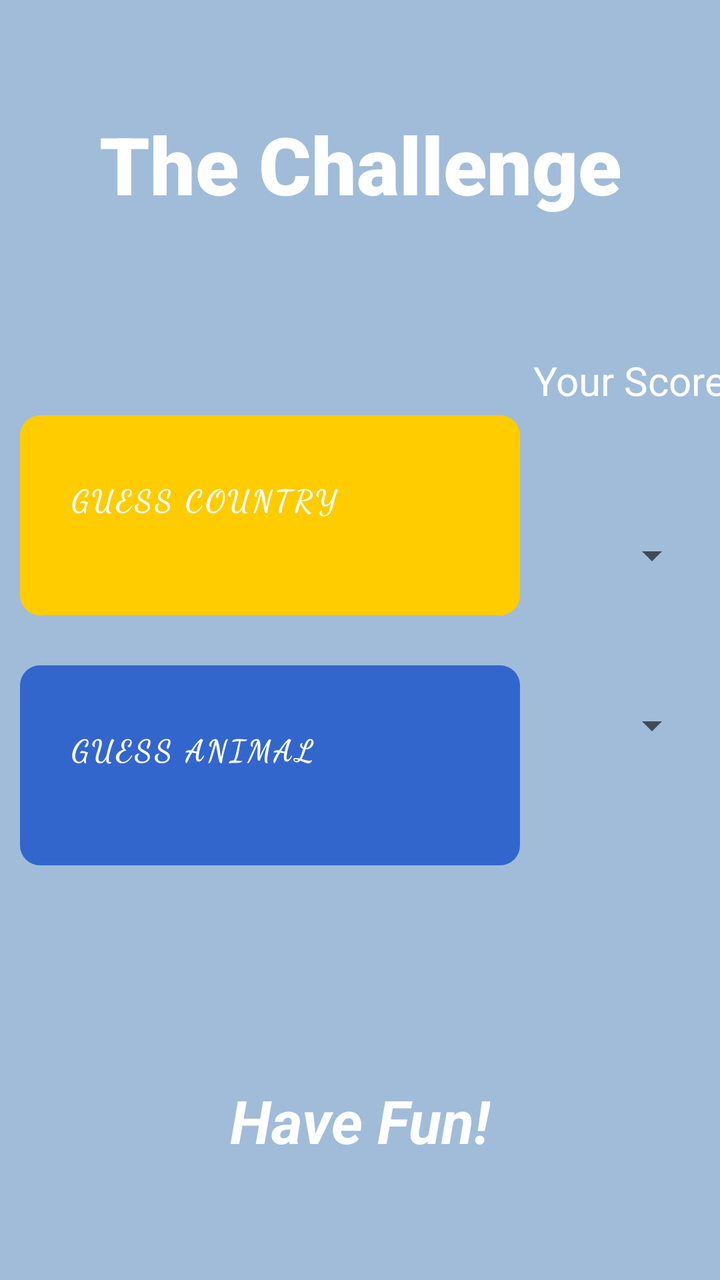
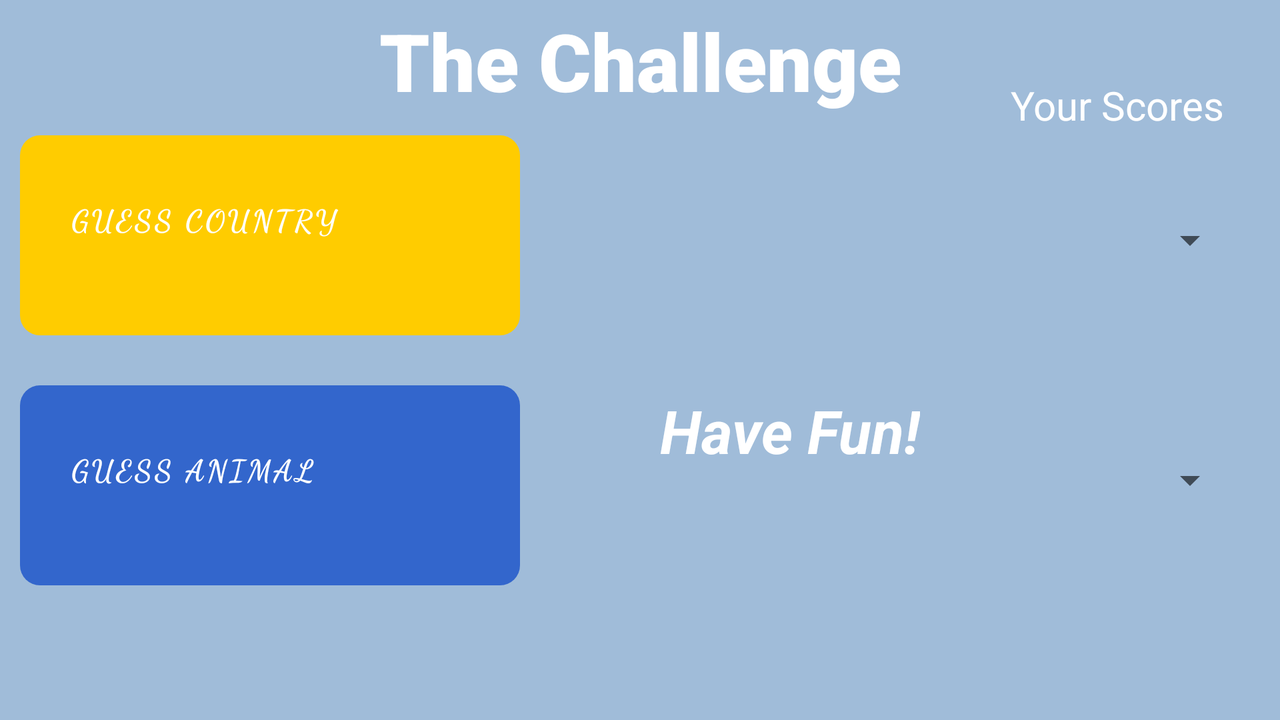

An Android layout and its configuration variant, each rendered on a device that would load it. The default file and the variant file are quoted in full after the pictures.
<!-- AndroidManifest.xml: application theme Theme.TheChallenge -->
<!-- res/layout/activity_main.xml -->
<?xml version="1.0" encoding="utf-8"?>
<androidx.constraintlayout.widget.ConstraintLayout xmlns:android="http://schemas.android.com/apk/res/android"
    xmlns:app="http://schemas.android.com/apk/res-auto"
    xmlns:tools="http://schemas.android.com/tools"
    android:layout_width="match_parent"
    android:layout_height="match_parent"
    android:background="#A0BCD9"
    tools:context=".App1">

    <TextView
        android:id="@+id/app_name"
        android:layout_width="wrap_content"
        android:layout_height="wrap_content"
        android:layout_marginTop="24dp"
        android:layout_marginBottom="500dp"
        android:fontFamily="sans-serif-black"
        android:padding="10dp"
        android:text="@string/app_name"
        android:textColor="@color/white"
        android:textSize="40sp"
        app:layout_constraintBottom_toBottomOf="parent"
        app:layout_constraintEnd_toEndOf="parent"
        app:layout_constraintStart_toStartOf="parent"
        app:layout_constraintTop_toTopOf="parent" />


    <LinearLayout
        android:id="@+id/linearLayout"
        android:layout_width="wrap_content"
        android:layout_height="wrap_content"
        android:orientation="vertical"
        app:layout_constraintBottom_toBottomOf="parent"
        app:layout_constraintStart_toStartOf="parent"
        app:layout_constraintTop_toTopOf="parent">

        <RelativeLayout
            android:layout_width="250dp"
            android:layout_height="100dp"
            android:layout_gravity="left"
            android:layout_marginLeft="10dp"
            android:background="@drawable/cardbackground_1">

            <Button
                android:id="@+id/start_btn"
                android:layout_width="250dp"
                android:layout_height="100dp"
                android:background="#00000000"
                android:fontFamily="cursive"
                android:gravity="left"
                android:padding="25dp"
                android:text="@string/app1"
                android:textColor="@color/white"
                android:textStyle="bold"
                android:textSize="15sp" />

            <ImageView
                android:layout_width="76dp"
                android:layout_height="68dp"
                android:layout_alignParentRight="true"
                android:layout_gravity="right"
                android:layout_marginTop="0dp"
                android:src="@drawable/map" />

        </RelativeLayout>

        <Space
            android:layout_width="match_parent"
            android:layout_height="wrap_content"
            android:minHeight="25dp" />

        <RelativeLayout
            android:layout_width="250dp"
            android:layout_height="100dp"
            android:layout_gravity="left"
            android:layout_marginLeft="10dp"
            android:background="@drawable/cardbackground_2">

            <Button
                android:id="@+id/start2_btn"
                android:layout_width="match_parent"
                android:layout_height="match_parent"
                android:background="#00000000"
                android:fontFamily="cursive"
                android:gravity="left"
                android:padding="25dp"
                android:text="@string/app2"
                android:textColor="@color/white"
                android:textStyle="bold"
                android:textSize="15sp" />

            <ImageView
                android:layout_width="149dp"
                android:layout_height="73dp"
                android:layout_alignParentRight="true"
                android:layout_marginRight="-16dp"
                android:src="@drawable/whale" />


        </RelativeLayout>


    </LinearLayout>

    <LinearLayout
        android:layout_width="wrap_content"
        android:layout_height="wrap_content"
        android:orientation="vertical"
        android:paddingRight="10dp"
        app:layout_constraintBottom_toBottomOf="parent"
        app:layout_constraintEnd_toEndOf="parent"
        app:layout_constraintTop_toTopOf="parent">


        <Spinner
            android:id="@+id/spinner1"
            android:layout_width="wrap_content"
            android:layout_height="wrap_content"
            android:elegantTextHeight="true"
            android:padding="30dp"
            android:outlineSpotShadowColor="@color/white"
            android:outlineAmbientShadowColor="@color/white"
            android:textStyle="bold" />

        <Space
            android:layout_width="match_parent"
            android:layout_height="wrap_content"
            android:minHeight="25dp"/>

        <Spinner
            android:id="@+id/spinner2"
            android:layout_width="wrap_content"
            android:layout_height="wrap_content"
            android:elegantTextHeight="true"
            android:padding="30dp"
            android:textStyle="bold" />

    </LinearLayout>

    <TextView
        android:id="@+id/result"
        android:layout_width="wrap_content"
        android:layout_height="wrap_content"
        android:layout_marginTop="480dp"
        android:text="@string/result_msg"
        android:textColor="@color/white"
        android:textSize="30sp"
        android:textStyle="bold|italic"
        app:layout_constraintBottom_toBottomOf="parent"
        app:layout_constraintEnd_toEndOf="parent"
        app:layout_constraintStart_toStartOf="parent"
        app:layout_constraintTop_toTopOf="parent" />

    <TextView
        android:id="@+id/textView3"
        android:layout_width="wrap_content"
        android:layout_height="wrap_content"
        android:layout_marginStart="280dp"
        android:layout_marginBottom="260dp"
        android:text="Your Scores"
        android:textColor="@color/white"
        style="bold|italic"
        android:textSize="20sp"
        app:layout_constraintBottom_toBottomOf="parent"
        app:layout_constraintEnd_toEndOf="parent"
        app:layout_constraintStart_toStartOf="parent"
        app:layout_constraintTop_toTopOf="parent" />
</androidx.constraintlayout.widget.ConstraintLayout>
<!-- resources referenced by this layout -->
<resources>
  <color name="white">#FFFFFFFF</color>
  <!-- drawable cardbackground_1 (drawable) -->
  <?xml version="1.0" encoding="utf-8"?>
  <shape xmlns:android="http://schemas.android.com/apk/res/android"
      android:shape="rectangle">
  
      <solid android:color="@color/amarillo"></solid>
      <corners android:radius="10dp"></corners>
  
  </shape>
  <!-- drawable cardbackground_2 (drawable) -->
  <?xml version="1.0" encoding="utf-8"?>
  <shape xmlns:android="http://schemas.android.com/apk/res/android"
      android:shape="rectangle">
  
      <solid android:color="@color/blue"></solid>
      <corners android:radius="10dp"></corners>
  
  </shape>
  <string name="app1">Guess Country</string>
  <string name="app2">Guess Animal</string>
  <string name="app_name">The Challenge</string>
  <string name="result_msg">Have Fun!</string>
  
  
      ////Guess the Country App
  <style name="Theme.TheChallenge" parent="Theme.MaterialComponents.DayNight.DarkActionBar">
          
          <item name="colorPrimary">@color/purple_500</item>
          <item name="colorPrimaryVariant">@color/purple_700</item>
          <item name="colorOnPrimary">@color/white</item>
          
          <item name="colorSecondary">@color/teal_200</item>
          <item name="colorSecondaryVariant">@color/teal_700</item>
          <item name="colorOnSecondary">@color/black</item>
          
          <item name="android:statusBarColor">?attr/colorPrimaryVariant</item>
          
      </style>
  <color name="amarillo">#ffcc00</color>
  <color name="blue">#3366cc</color>
  <color name="purple_500">#FF6200EE</color>
  <color name="purple_700">#FF3700B3</color>
  <color name="teal_200">#FF03DAC5</color>
  <color name="teal_700">#FF018786</color>
  <color name="black">#FF000000</color>
</resources>
<!-- res/layout-land/activity_main.xml (the repository's variant of the layout above) -->
<!-- drawn on the phone turned sideways -->
<?xml version="1.0" encoding="utf-8"?>
<androidx.constraintlayout.widget.ConstraintLayout xmlns:android="http://schemas.android.com/apk/res/android"
    xmlns:app="http://schemas.android.com/apk/res-auto"
    xmlns:tools="http://schemas.android.com/tools"
    android:layout_width="match_parent"
    android:layout_height="match_parent"
    android:background="#A0BCD9"
    tools:context=".App1">



    <LinearLayout
        android:id="@+id/linearLayout"
        android:layout_width="wrap_content"
        android:layout_height="wrap_content"
        android:orientation="vertical"
        app:layout_constraintBottom_toBottomOf="parent"
        app:layout_constraintStart_toStartOf="parent"
        app:layout_constraintTop_toTopOf="parent">

        <RelativeLayout
            android:layout_width="250dp"
            android:layout_height="100dp"
            android:layout_gravity="left"
            android:layout_marginLeft="10dp"
            android:background="@drawable/cardbackground_1">

            <Button
                android:id="@+id/start_btn"
                android:layout_width="250dp"
                android:layout_height="100dp"
                android:background="#00000000"
                android:fontFamily="cursive"
                android:gravity="left"
                android:padding="25dp"
                android:text="@string/app1"
                android:textColor="@color/white"
                android:textStyle="bold"
                android:textSize="15sp" />

            <ImageView
                android:layout_width="76dp"
                android:layout_height="68dp"
                android:layout_alignParentRight="true"
                android:layout_gravity="right"
                android:layout_marginTop="0dp"
                android:src="@drawable/map" />

        </RelativeLayout>

        <Space
            android:layout_width="match_parent"
            android:layout_height="wrap_content"
            android:minHeight="25dp" />

        <RelativeLayout
            android:layout_width="250dp"
            android:layout_height="100dp"
            android:layout_gravity="left"
            android:layout_marginLeft="10dp"
            android:background="@drawable/cardbackground_2">

            <Button
                android:id="@+id/start2_btn"
                android:layout_width="match_parent"
                android:layout_height="match_parent"
                android:background="#00000000"
                android:fontFamily="cursive"
                android:gravity="left"
                android:padding="25dp"
                android:text="@string/app2"
                android:textColor="@color/white"
                android:textStyle="bold"
                android:textSize="15sp" />

            <ImageView
                android:layout_width="149dp"
                android:layout_height="73dp"
                android:layout_alignParentRight="true"
                android:layout_marginRight="-16dp"
                android:src="@drawable/whale" />


        </RelativeLayout>


    </LinearLayout>

    <LinearLayout
        android:id="@+id/linearLayout2"
        android:layout_width="wrap_content"
        android:layout_height="wrap_content"
        android:orientation="vertical"
        android:paddingRight="10dp"
        app:layout_constraintBottom_toBottomOf="parent"
        app:layout_constraintEnd_toEndOf="parent"
        app:layout_constraintTop_toTopOf="parent">


    </LinearLayout>



    <TextView
        android:id="@+id/textView3"
        style="bold|italic"
        android:layout_width="wrap_content"
        android:layout_height="wrap_content"
        android:layout_marginStart="280dp"
        android:layout_marginBottom="260dp"
        android:text="Your Scores"
        android:textColor="@color/white"
        android:textSize="20sp"
        app:layout_constraintBottom_toBottomOf="parent"
        app:layout_constraintEnd_toEndOf="parent"
        app:layout_constraintHorizontal_bias="0.889"
        app:layout_constraintStart_toStartOf="parent"
        app:layout_constraintTop_toTopOf="parent"
        app:layout_constraintVertical_bias="0.532" />

    <Spinner
        android:id="@+id/spinner1"
        android:layout_width="wrap_content"
        android:layout_height="wrap_content"
        android:layout_marginStart="550dp"
        android:layout_marginBottom="120dp"
        android:elegantTextHeight="true"
        android:outlineAmbientShadowColor="@color/white"
        android:outlineSpotShadowColor="@color/white"
        android:padding="30dp"
        android:textStyle="bold"
        app:layout_constraintBottom_toBottomOf="parent"
        app:layout_constraintEnd_toEndOf="parent"
        app:layout_constraintStart_toStartOf="parent"
        app:layout_constraintTop_toTopOf="parent" />

    <Spinner
        android:id="@+id/spinner2"
        android:layout_width="wrap_content"
        android:layout_height="wrap_content"
        android:layout_marginStart="550dp"
        android:layout_marginTop="120dp"
        android:elegantTextHeight="true"
        android:padding="30dp"
        android:textStyle="bold"
        app:layout_constraintBottom_toBottomOf="parent"
        app:layout_constraintEnd_toEndOf="parent"
        app:layout_constraintStart_toStartOf="parent"
        app:layout_constraintTop_toTopOf="parent" />

    <Space
        android:id="@+id/space"
        android:layout_width="match_parent"
        android:layout_height="wrap_content"
        android:minHeight="25dp"
        app:layout_constraintBottom_toBottomOf="parent"
        app:layout_constraintTop_toTopOf="parent"
        tools:layout_editor_absoluteX="-16dp" />

    <TextView
        android:id="@+id/app_name"
        android:layout_width="wrap_content"
        android:layout_height="wrap_content"
        android:layout_marginBottom="300dp"
        android:fontFamily="sans-serif-black"
        android:padding="10dp"
        android:text="@string/app_name"
        android:textColor="@color/white"
        android:textSize="40sp"
        app:layout_constraintBottom_toBottomOf="parent"
        app:layout_constraintEnd_toEndOf="parent"
        app:layout_constraintStart_toStartOf="parent"
        app:layout_constraintTop_toTopOf="parent" />

    <TextView
        android:id="@+id/result"
        android:layout_width="wrap_content"
        android:layout_height="wrap_content"
        android:layout_marginStart="150dp"
        android:layout_marginTop="70dp"
        android:text="@string/result_msg"
        android:textColor="@color/white"
        android:textSize="30sp"
        android:textStyle="bold|italic"
        app:layout_constraintBottom_toBottomOf="parent"
        app:layout_constraintEnd_toEndOf="@+id/space"
        app:layout_constraintStart_toStartOf="@+id/linearLayout"
        app:layout_constraintTop_toTopOf="parent" />


</androidx.constraintlayout.widget.ConstraintLayout>
